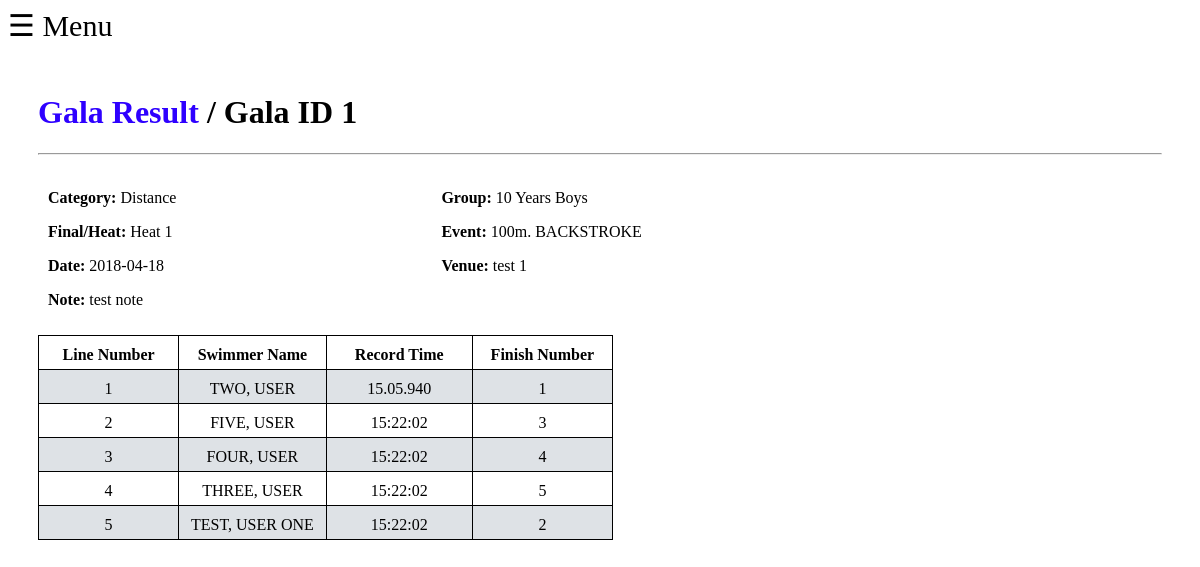
/swimmers/galaView.php?id=1 (signed in), run on the app's committed database.
### tables this page shows
CREATE TABLE `gala` (
  `id` int(11) NOT NULL,
  `category_name` varchar(255) NOT NULL,
  `heatfinal_desc` varchar(255) NOT NULL,
  `date` date NOT NULL,
  `group_name` varchar(255) NOT NULL,
  `event_name` varchar(255) NOT NULL,
  `venue_name` varchar(255) NOT NULL,
  `note` varchar(255) NOT NULL
);

CREATE TABLE `timerecords` (
  `id` int(11) NOT NULL,
  `gala_id` int(11) NOT NULL,
  `line_number` int(11) NOT NULL,
  `swimmer_name` varchar(255) NOT NULL,
  `recordtime` varchar(255) NOT NULL,
  `finish_number` int(11) NOT NULL
);

### core/DB/DB.php (called while the page is built, shortened)
<?php
    if($_SERVER['SERVER_NAME'] == 'localhost') {
        $host = "localhost";
        $dbName = "pdocourse";
        $dbusername = "root";
        $dbpassword = "";
    } else {
        $host = "localhost";
        $dbName = "sekti92_pdocourse";
        $dbusername = "crimson";
        $dbpassword = "crimson";
    }
    function connect() {
        global $host;
        global $dbName;
        global $dbusername;
        global $dbpassword;
        try {
            $pdo = new PDO("mysql:host=".$host.";dbname=".$dbName."", $dbusername, $dbpassword);
            $pdo->setAttribute(PDO::ATTR_ERRMODE, PDO::ERRMODE_EXCEPTION);
            $pdo->setAttribute(PDO::ATTR_DEFAULT_FETCH_MODE, PDO::FETCH_OBJ);
            $pdo->setAttribute(PDO::ATTR_EMULATE_PREPARES, false);
            return $pdo;
        } catch (PDOException $e) {
            return false;
        }
    }
    function query($query, $params = array()) {
        $stmt = connect()->prepare($query);
        $stmt->execute($params);
        if(explode(' ', $query)[0] == 'SELECT'){
            $data = $stmt->fetchAll();
            return $data;
        } else {
            return ($stmt) ? true : false;
        }
    }
 ?>

### swimmers/galaView.php (the view, shortened to what this page needs)
<?php
    include '../inc/loggedIn_header.php';
    include '../inc/loggedIn_nav.php';
    $validationMsg = array();
 ?>
    <main id="main-content">
        <?php
            if($_GET) {
                $id = trim((int)$_GET['id']);
                $id = htmlentities($id, ENT_COMPAT, 'UTF-8');
            }
        ?>
        <?php
            if(empty($validationMsg['id'])) {
                $queryOne = query('SELECT * FROM gala WHERE id = :id', array('id'=>$id));
                if($queryOne) {
        ?>
                    <h1><a href="galaResult.php">Gala Result</a> / Gala ID <?= $queryOne[0]->id ?></h1>
                    <hr>
                    <div class="row">
                        <div class="column">
                            <p>
                                <label><b>Category:</b> </label>
                                <?= $queryOne[0]->category_name ?>
                            </p>
                            <p>
                                <label><b>Final/Heat:</b> </label>
                                <?= $queryOne[0]->heatfinal_desc ?>
                            </p>
                            <p>
                                <label><b>Date:</b> </label>
                                <?= $queryOne[0]->date ?>
                            </p>
                            <?php
                                if(!empty($queryOne[0]->note)){
                                    echo '<p>
                                            <label><b>Note:</b> </label>
                                            '.$queryOne[0]->note.'
                                        </p>';
                                }
                             ?>
                        </div>
                        <div class="column">
                            <p>
                                <label><b>Group:</b> </label>
                                <?= $queryOne[0]->group_name ?>
                            </p>
                            <p>
                                <label><b>Event:</b> </label>
                                <?= $queryOne[0]->event_name ?>
                            </p>
                            <p>
                                <label><b>Venue:</b> </label>
                                <?= $queryOne[0]->venue_name ?>
                            </p>
                        </div>
                    </div>
                <?php
                    $timerecords = query('SELECT id,line_number, swimmer_name, recordtime, finish_number  FROM timerecords WHERE gala_id = :id ORDER BY line_number', array('id'=>$queryOne[0]->id));
                    if(count($timerecords) > 0) {
                ?>
                    <table class="gala-view table-striped">
                        <tr>
                            <th>Line Number</th>
                            <th>Swimmer Name</th>
                            <th>Record Time</th>
                            <th>Finish Number</th>
                        </tr>
                        <?php
                            for($i=0; $i < count($timerecords); $i++) {
                            echo '<tr>
                                    <td>'.$timerecords[$i]->line_number.'</td>
                                    <td>'.$timerecords[$i]->swimmer_name.'</td>
                                    <td>'.$timerecords[$i]->recordtime.'</td>
                                    <td>'.$timerecords[$i]->finish_number.'</td>
                                </tr>';
                            }
                         ?>
                    </table>
                <?php
                    } else {
                        echo '<div class="row">
                                <div class="column"><h3>No entries</h3></div>
                        </div>';
                    }
                 ?>
        <?php
                } else {
                    echo '<h1>Oops something happen!</h1>';
                    $validationMsg['id'] = errMsg('Unindentified id!');
                    echo output(@$validationMsg['id']);
                    echo '<h3>We cannot process your request please click <a href="galaResult.php">here</a> to go back to previous menu</h3>';
                }
            }
        ?>
    </main>
<?php
    include '../inc/loggedIn_footer.php';
 ?>

### assets/css/slide.css (style rules this page uses)
h1>a { text-decoration: none; color: #2e00ff; }
table.gala-view, table.gala-view tr, table.gala-view td, table.gala-view th { border: 1px solid black; border-collapse: collapse; width: 575px; max-width: 1072px; padding-top: 10px; padding-bottom: 5px; text-align: center; }
.table-striped > tbody > tr:nth-child(even) > td { background-color: #dee2e6; }
.row:after { content: ""; display: table; clear: both; }
.column { box-sizing: border-box; float: left; width: 35%; padding: 10px; }
.menu { overflow-x: scroll; position: relative; left: 0; }
.nav-menu, .menu { -webkit-transition: left 0.2s ease; -moz-transition: left 0.2s ease; transition: left 0.2s ease; }
main { padding: 30px; }
@media screen and (max-width: 1391px) { .column { width: 35%; } }

### data on the page
gala: id "1", category_name "Distance", heatfinal_desc "Heat 1", date "2018-04-18", note "test note", group_name "10 Years Boys", event_name "100m. BACKSTROKE", venue_name "test 1"
timerecords: line_number "1", swimmer_name "TWO, USER", recordtime "15.05.940", finish_number "1"
timerecords: line_number "2", swimmer_name "FIVE, USER", recordtime "15:22:02", finish_number "3"
timerecords: line_number "3", swimmer_name "FOUR, USER", recordtime "15:22:02", finish_number "4"
timerecords: line_number "4", swimmer_name "THREE, USER", recordtime "15:22:02", finish_number "5"
timerecords: line_number "5", swimmer_name "TEST, USER ONE", recordtime "15:22:02", finish_number "2"
